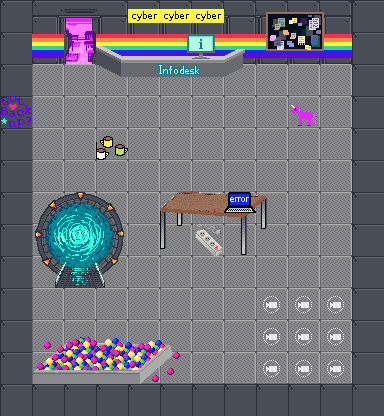

A level layout from a 2D game, rendered from its tile map. Below: a short description, then the map file with tile-grid data replaced by summaries:
An orthogonal 12x13 tile map with 32x32 px tiles, 10 tile layers (floor, deko, tabletop, glass, ...), 4 tilesets.

<map version="1.4" tiledversion="1.4.3" orientation="orthogonal" renderorder="right-down" width="12" height="13" tilewidth="32" tileheight="32" infinite="0" nextlayerid="12" nextobjectid="1">
 <editorsettings>
  <export target="jens.json" format="json" />
 </editorsettings>
 <tileset firstgid="1" name="flor_walls" tilewidth="32" tileheight="32" tilecount="256" columns="16">
  <image source="rc3-mullana-floor-wall.png" width="512" height="512" />
  <tile id="12">
   <properties>
    <property name="collides" type="bool" value="true" />
   </properties>
  </tile>
  <tile id="160">
   <properties>
    <property name="collides" type="bool" value="true" />
   </properties>
  </tile>
  <tile id="161">
   <properties>
    <property name="collides" type="bool" value="true" />
   </properties>
  </tile>
  <tile id="162">
   <properties>
    <property name="collides" type="bool" value="true" />
   </properties>
  </tile>
  <tile id="163">
   <properties>
    <property name="collides" type="bool" value="true" />
   </properties>
  </tile>
  <tile id="164">
   <properties>
    <property name="collides" type="bool" value="true" />
   </properties>
  </tile>
  <tile id="176">
   <properties>
    <property name="collides" type="bool" value="true" />
   </properties>
  </tile>
  <tile id="177">
   <properties>
    <property name="collides" type="bool" value="true" />
   </properties>
  </tile>
  <tile id="178">
   <properties>
    <property name="collides" type="bool" value="true" />
   </properties>
  </tile>
  <tile id="179">
   <properties>
    <property name="collides" type="bool" value="true" />
   </properties>
  </tile>
  <tile id="180">
   <properties>
    <property name="collides" type="bool" value="true" />
   </properties>
  </tile>
 </tileset>
 <tileset firstgid="257" name="minideko" tilewidth="32" tileheight="32" tilecount="91" columns="7">
  <image source="minideko.png" width="224" height="416" />
  <tile id="28">
   <properties>
    <property name="collides" type="bool" value="true" />
   </properties>
  </tile>
  <tile id="29">
   <properties>
    <property name="collides" type="bool" value="true" />
   </properties>
  </tile>
  <tile id="30">
   <properties>
    <property name="collides" type="bool" value="true" />
   </properties>
  </tile>
  <tile id="31">
   <properties>
    <property name="collides" type="bool" value="true" />
   </properties>
  </tile>
 </tileset>
 <tileset firstgid="348" name="rc3-mullana-functionary" tilewidth="32" tileheight="32" tilecount="256" columns="16">
  <image source="rc3-mullana-functionary.png" width="512" height="512" />
 </tileset>
 <tileset firstgid="604" name="rc3-mullana-foyer" tilewidth="32" tileheight="32" tilecount="1024" columns="32">
  <image source="rc3-mullana-foyer.png" width="1024" height="1024" />
  <tile id="652">
   <properties>
    <property name="collides" type="bool" value="true" />
   </properties>
  </tile>
  <tile id="653">
   <properties>
    <property name="collides" type="bool" value="true" />
   </properties>
  </tile>
  <tile id="654">
   <properties>
    <property name="collides" type="bool" value="true" />
   </properties>
  </tile>
  <tile id="655">
   <properties>
    <property name="collides" type="bool" value="true" />
   </properties>
  </tile>
  <tile id="656">
   <properties>
    <property name="collides" type="bool" value="true" />
   </properties>
  </tile>
 </tileset>
 <layer id="1" name="floor" width="12" height="13">
  <data>[156 cells, 156 non-empty, 8 distinct tile ids]</data>
 </layer>
 <layer id="3" name="deko" width="12" height="13">
  <data>[156 cells, 23 non-empty, 15 distinct tile ids]</data>
 </layer>
 <layer id="6" name="tabletop" width="12" height="13">
  <data>[156 cells, 24 non-empty, 22 distinct tile ids]</data>
 </layer>
 <layer id="9" name="glass" width="12" height="13">
  <properties>
   <property name="playAudio" value="glass.mp3" />
  </properties>
  <data>[156 cells, 1 non-empty, 1 distinct tile ids]</data>
 </layer>
 <layer id="10" name="startup" width="12" height="13" opacity="0.28">
  <properties>
   <property name="playAudio" value="startup.mp3" />
  </properties>
  <data>[156 cells, 1 non-empty, 1 distinct tile ids]</data>
 </layer>
 <layer id="7" name="bielefeld" width="12" height="13">
  <properties>
   <property name="openWebsite" value="https://bielefeld.de" />
  </properties>
  <data>[156 cells, 1 non-empty, 1 distinct tile ids]</data>
 </layer>
 <layer id="8" name="jitsiRoom" width="12" height="13">
  <properties>
   <property name="jitsiRoom" value="blerk" />
  </properties>
  <data>[156 cells, 9 non-empty, 1 distinct tile ids]</data>
 </layer>
 <layer id="4" name="start" width="12" height="13">
  <data>[156 cells, 1 non-empty, 1 distinct tile ids]</data>
 </layer>
 <layer id="11" name="exit" width="12" height="13">
  <properties>
   <property name="exitUrl" value="ziel.json#start" />
  </properties>
  <data>[156 cells, 9 non-empty, 9 distinct tile ids]</data>
 </layer>
 <objectgroup id="2" name="floorLayer" />
 <layer id="5" name="baellebad_oben" width="12" height="13">
  <data>[156 cells, 4 non-empty, 4 distinct tile ids]</data>
 </layer>
</map>
